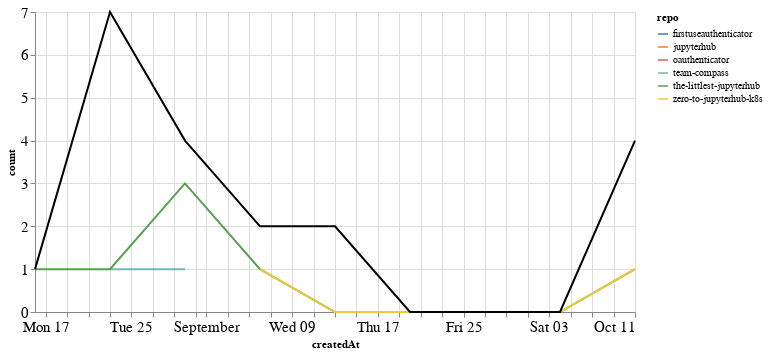

The code cell stored with this chart in its notebook:
### Markdown cell above
## Comments

### Code cell
comments_time = comments.groupby('repo').resample('W', on='createdAt').count()['author'].reset_index()
comments_time = comments_time.rename(columns={'author': 'count'})
comments_time_total = comments_time.groupby('createdAt').agg({"count": "sum"}).reset_index()
ch1 = alt.Chart(comments_time, width=600).mark_line().encode(
    x='createdAt',
    y='count',
    color='repo',
    tooltip="repo"
)

ch2 = alt.Chart(comments_time_total, width=600).mark_line(color="black").encode(
    x='createdAt',
    y='count',
)

ch1 + ch2

### Figure 1 — Vega-Lite specification as saved in the notebook (floating-point values rounded to 4 significant figures)
{"config": {"axisLeft": {"labelFontSize": 15}, "axisBottom": {"labelFontSize": 15}}, "layer": [{"data": {"name": "data-edd94b4abb83d8adaed60cd25d7fe3a6"}, "mark": "line", "encoding": {"color": {"type": "nominal", "field": "repo"}, "tooltip": {"type": "nominal", "field": "repo"}, "x": {"type": "temporal", "field": "createdAt"}, "y": {"type": "quantitative", "field": "count"}}, "width": 600}, {"data": {"name": "data-489d20e27812f557a7a50f1d6fc32670"}, "mark": {"type": "line", "color": "black"}, "encoding": {"x": {"type": "temporal", "field": "createdAt"}, "y": {"type": "quantitative", "field": "count"}}, "width": 600}], "$schema": "https://vega.github.io/schema/vega-lite/v4.8.1.json", "datasets": {"data-edd94b4abb83d8adaed60cd25d7fe3a6": [{"repo": "firstuseauthenticator", "createdAt": "2020-10-11T00:00:00", "count": 2}, {"repo": "jupyterhub", "createdAt": "2020-08-23T00:00:00", "count": 5}, {"repo": "oauthenticator", "createdAt": "2020-09-13T00:00:00", "count": 2}, {"repo": "team-compass", "createdAt": "2020-08-23T00:00:00", "count": 1}, {"repo": "team-compass", "createdAt": "2020-08-30T00:00:00", "count": 1}, {"repo": "the-littlest-jupyterhub", "createdAt": "2020-08-16T00:00:00", "count": 1}, {"repo": "the-littlest-jupyterhub", "createdAt": "2020-08-23T00:00:00", "count": 1}, {"repo": "the-littlest-jupyterhub", "createdAt": "2020-08-30T00:00:00", "count": 3}, {"repo": "the-littlest-jupyterhub", "createdAt": "2020-09-06T00:00:00", "count": 1}, {"repo": "the-littlest-jupyterhub", "createdAt": "2020-09-13T00:00:00", "count": 0}, {"repo": "the-littlest-jupyterhub", "createdAt": "2020-09-20T00:00:00", "count": 0}, {"repo": "the-littlest-jupyterhub", "createdAt": "2020-09-27T00:00:00", "count": 0}, {"repo": "the-littlest-jupyterhub", "createdAt": "2020-10-04T00:00:00", "count": 0}, {"repo": "the-littlest-jupyterhub", "createdAt": "2020-10-11T00:00:00", "count": 1}, {"repo": "zero-to-jupyterhub-k8s", "createdAt": "2020-09-06T00:00:00", "count": 1}, {"repo": "zero-to-jupyterhub-k8s", "createdAt": "2020-09-13T00:00:00", "count": 0}, {"repo": "zero-to-jupyterhub-k8s", "createdAt": "2020-09-20T00:00:00", "count": 0}, {"repo": "zero-to-jupyterhub-k8s", "createdAt": "2020-09-27T00:00:00", "count": 0}, {"repo": "zero-to-jupyterhub-k8s", "createdAt": "2020-10-04T00:00:00", "count": 0}, {"repo": "zero-to-jupyterhub-k8s", "createdAt": "2020-10-11T00:00:00", "count": 1}], "data-489d20e27812f557a7a50f1d6fc32670": [{"createdAt": "2020-08-16T00:00:00", "count": 1}, {"createdAt": "2020-08-23T00:00:00", "count": 7}, {"createdAt": "2020-08-30T00:00:00", "count": 4}, {"createdAt": "2020-09-06T00:00:00", "count": 2}, {"createdAt": "2020-09-13T00:00:00", "count": 2}, {"createdAt": "2020-09-20T00:00:00", "count": 0}, {"createdAt": "2020-09-27T00:00:00", "count": 0}, {"createdAt": "2020-10-04T00:00:00", "count": 0}, {"createdAt": "2020-10-11T00:00:00", "count": 4}]}}
